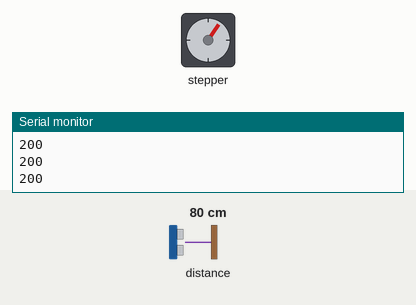
Simulated run of this sketch. Board: Arduino Uno, built with avr-gcc and run on an emulated ATmega328P. Parts: stepper motor, the last lines printed to the serial monitor. The inputs (shaded band) are chosen by the test bench; at power-on: distance to the obstacle 80 cm. Stepper angles assume 2048 steps per turn.

Above: at 1.9 s.
2.0 s: distance to the obstacle set to 250 cm
At 2.67 s:
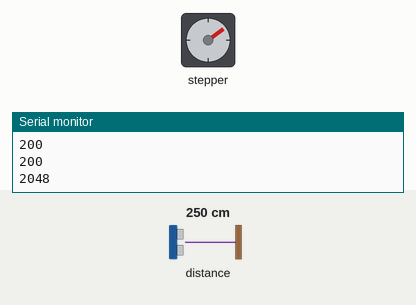
At 3.28 s:
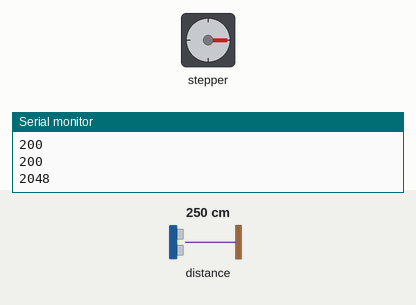
5.1 s: distance to the obstacle set to 2 cm
At 15.4 s:
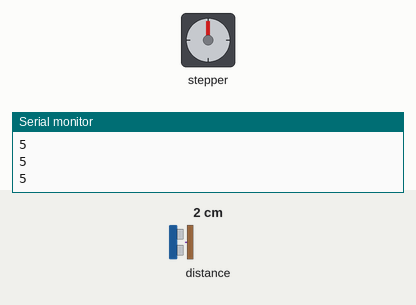
Timing chart, 0 to 15.7 s (numbered marks = the images above; inputs shaded):
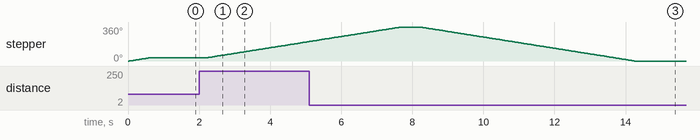

Measured:
- after the input at 2.0 s, stepper: keeps turning clockwise at about 60°/s, starting after 0.23 s
- by itself, stepper: turns 35° clockwise in 0.59 s

The sketch:

Stepper_motor_and_ToF_sensor.ino
```cpp
// printed measurements are in mm
// Please use 3.3 V please
// 200 steps/rotation (I thought 2048)
#include <Wire.h>
#include <VL53L0X.h>
VL53L0X sensor;
#include <Stepper.h>
Stepper stepper(2048,9,10,11,12);  // instance
#define LONG_RANGE // For long range capability
//#define HIGH_SPEED
//#define HIGH_ACCURACY // choose and define
int new_dist; int prev_dist = 0;
void setup() {
  Serial.begin(9600);
  Wire.begin();
  sensor.setTimeout(500);
  if (!sensor.init())
  {
    Serial.println("Failed to detect and initialize sensor!");
    while (1) {}
  }

#if defined LONG_RANGE   // lower the return signal rate limit (default is 0.25 MCPS)
  sensor.setSignalRateLimit(0.1);  // increase laser pulse periods (defaults are 14 and 10 PCLKs)
  sensor.setVcselPulsePeriod(VL53L0X::VcselPeriodPreRange, 18);
  sensor.setVcselPulsePeriod(VL53L0X::VcselPeriodFinalRange, 14);
#endif
#if defined HIGH_SPEED // reduce timing budget to 20 ms (default is about 33 ms)
  sensor.setMeasurementTimingBudget(20000);
#elif defined HIGH_ACCURACY   // increase timing budget to 200 ms
  sensor.setMeasurementTimingBudget(200000);
#endif
stepper.setSpeed(10);
}

void loop() {
  new_dist = (int)(sensor.readRangeSingleMillimeters()*(2048.00/8190.00));
  Serial.println(new_dist);
  if (sensor.timeoutOccurred()) { Serial.print(" TIMEOUT"); }
  int diff = new_dist-prev_dist;
  stepper.step(diff);
  prev_dist = new_dist;
  delay(500);
}
```
